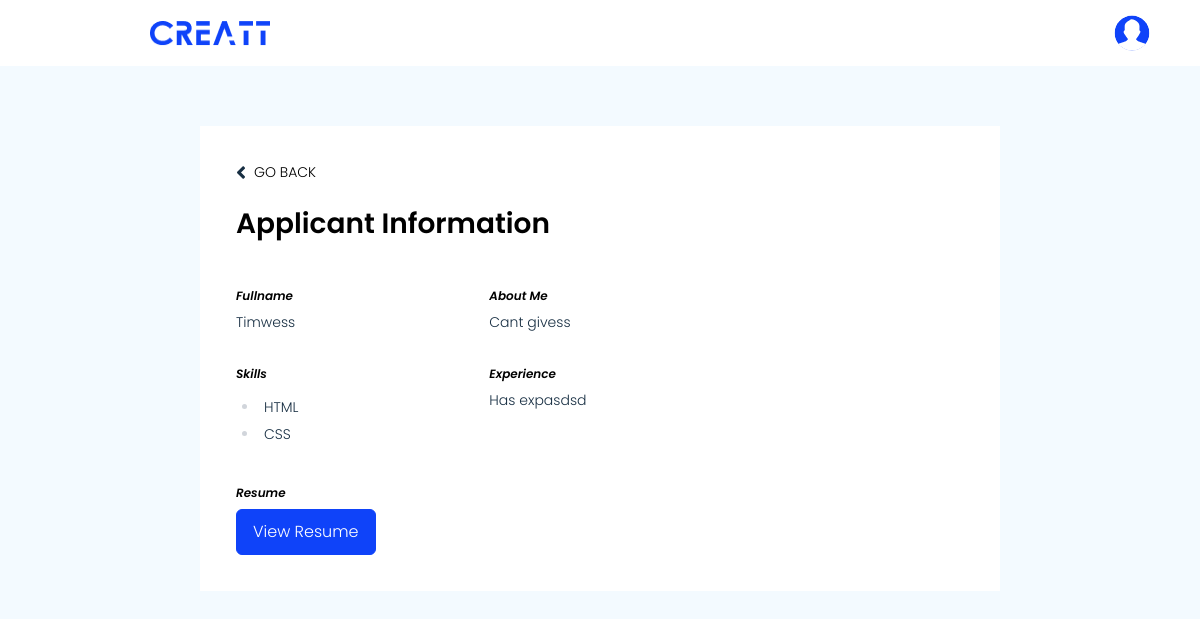
Screenshot of /profile/jobs/9/applicants/4 (signed in) with the database file from the repository.
### job_portal/models.py (models this page shows, shortened)
class Seeker(models.Model):
    full_name = models.CharField(max_length=255, default=None, blank=True, null=True)
    experience = models.TextField(default=None, blank=True, null=True)
    about_me = models.TextField(default=None, blank=True, null=True)
    resume = models.FileField(default=None, blank=True, null=True, upload_to='documents/%Y/%m/%d')
    user = models.OneToOneField(User, on_delete=models.CASCADE)

class SeekerSkill(models.Model):
    seeker = models.ForeignKey(Seeker, on_delete=models.CASCADE)
    skill = models.ForeignKey(Skill, on_delete=models.CASCADE)

class Skill(models.Model):
    name = models.CharField(max_length=255)

### job_portal/views.py (the view)
# urls.py: path('profile/jobs/<int:id>/applicants/<int:application_id>', views.showPostedJobApplicant, name='show_posted_job_applicant'),
@login_required
def showPostedJobApplicant(request, id, application_id):
    provider = request.user.provider
    job = provider.job_set.filter(id=id).first()
    if job is None:
        return HttpResponseNotFound
    application = job.application_set.filter(id=application_id).first()
    if application is None:
        return HttpResponseNotFound
    return render(
        request,
        'job_portal/pages/provider/job/seeker/show.html',
        {
            'seeker': application.seeker,
            'jobId': job.id
        }
    )

### job_portal/templates/job_portal/pages/provider/job/seeker/show.html (shortened to what this page needs)
{% extends "job_portal/base.html" %}
{% block content %}
{% load static %}
<body class="flex flex-col bg-very-pale-blue">
    <nav class="flex-shrink-0 flex justify-between items-center bg-white py-[15px] pl-[150px] pr-[50px]">
        <a href="{% url 'home' %}"><img src="{% static 'assets/logo-blue.png' %}" alt="" class="w-[120px] h-[25px]"></a>
        <div x-data="{ show: false }" class="relative">
            <div class="inline-flex items-center gap-x-2">
                <img src="{% static 'assets/profile.svg' %}" alt="" class="w-[36px] h-[36px]" @click="show = ! show">
            </div>
        </div>
    </nav>
    <main class="flex flex-col gap-y-[44px] flex-grow px-[200px] py-[60px]">
        <section class="flex-grow flex flex-col gap-y-[43px] bg-white min-h-[400px] p-[36px]">
            <div class="flex-shrink-0 flex flex-col gap-y-[21px]">
                <div class="flex justify-between items-start">
                    <a href="{% url 'show_posted_job' id=jobId %}" class="flex items-center gap-x-2">
                        <span><img src="{% static 'assets/chevron-left.svg' %}" alt=""></span>
                        <span class="uppercase text-sm font-light">Go Back</span>
                    </a>
                </div>
                <div class="text-[28px] font-semibold">Applicant Information</div>
            </div>
            <div class="flex-grow grid grid-cols-3 gap-x-8">
                <div class="flex flex-col gap-y-[34px]">
                    <div class="flex flex-col gap-y-[8px]">
                        <div class="label-2">Fullname</div>
                        <div class="info">
                            {% if seeker.full_name %}
                            {{ seeker.full_name }}
                            {% else %}
                            <span class="text-xs font-normal">Not set</span>
                            {% endif %}
                        </div>
                    </div>
                    <div class="flex flex-col gap-y-[8px]">
                        <div class="label-2">Skills</div>
                        <div class="info prose">
                            {% if seeker.seekerskill_set.all %}
                            <ul>
                                {% for seeker_skill in seeker.seekerskill_set.all %}
                                <li>{{ seeker_skill.skill.name }}</li>
                                {% endfor %}
                            </ul>
                            {% else %}
                            <span class="text-xs font-normal">Not set</span>
                            {% endif %}
                        </div>
                    </div>
                    <div class="inline-flex flex-col items-start gap-y-[8px]">
                        <div class="label-2">Resume</div>
                        {% if seeker.resume %}
                        <a href="{{ seeker.resume.url }}"><button class="btn">View Resume</button></a>
                        {% else %}
                        <span class="text-xs font-normal">Not set</span>
                        {% endif %}
                    </div>
                </div>
                <div class="col-span-2 flex flex-col gap-y-[34px]">
                    <div class="flex flex-col gap-y-[8px]">
                        <div class="label-2">About Me</div>
                        <div class="info prose">
                            {% if seeker.about_me %}
                            {{ seeker.about_me }}
                            {% else %}
                            <span class="text-xs font-normal">Not set</span>
                            {% endif %}
                        </div>
                    </div>
                    <div class="flex flex-col gap-y-[8px]">
                        <div class="label-2">Experience</div>
                        <div class="info prose">
                            {% if seeker.experience %}
                            {{ seeker.experience }}
                            {% else %}
                            <span class="text-xs font-normal">Not set</span>
                            {% endif %}
                        </div>
                    </div>
                </div>
            </div>
        </section>
    </main>
</body>
{% endblock %}

### job_portal/templates/job_portal/base.html (style rules this page uses)
.btn { @apply font-light text-[16px] text-white bg-vivid-blue rounded-md border border-vivid-blue py-[10px] px-[16px]; }
.label-2 { @apply text-xs font-semibold italic; }
.info { @apply text-sm font-light text-very-dark-blue; }

### rows the page displays
Seeker: full_name "Timwess", about_me "Cant givess", experience "Has expasdsd"
SeekerSkill: skill.name "HTML"
SeekerSkill: skill.name "CSS"
